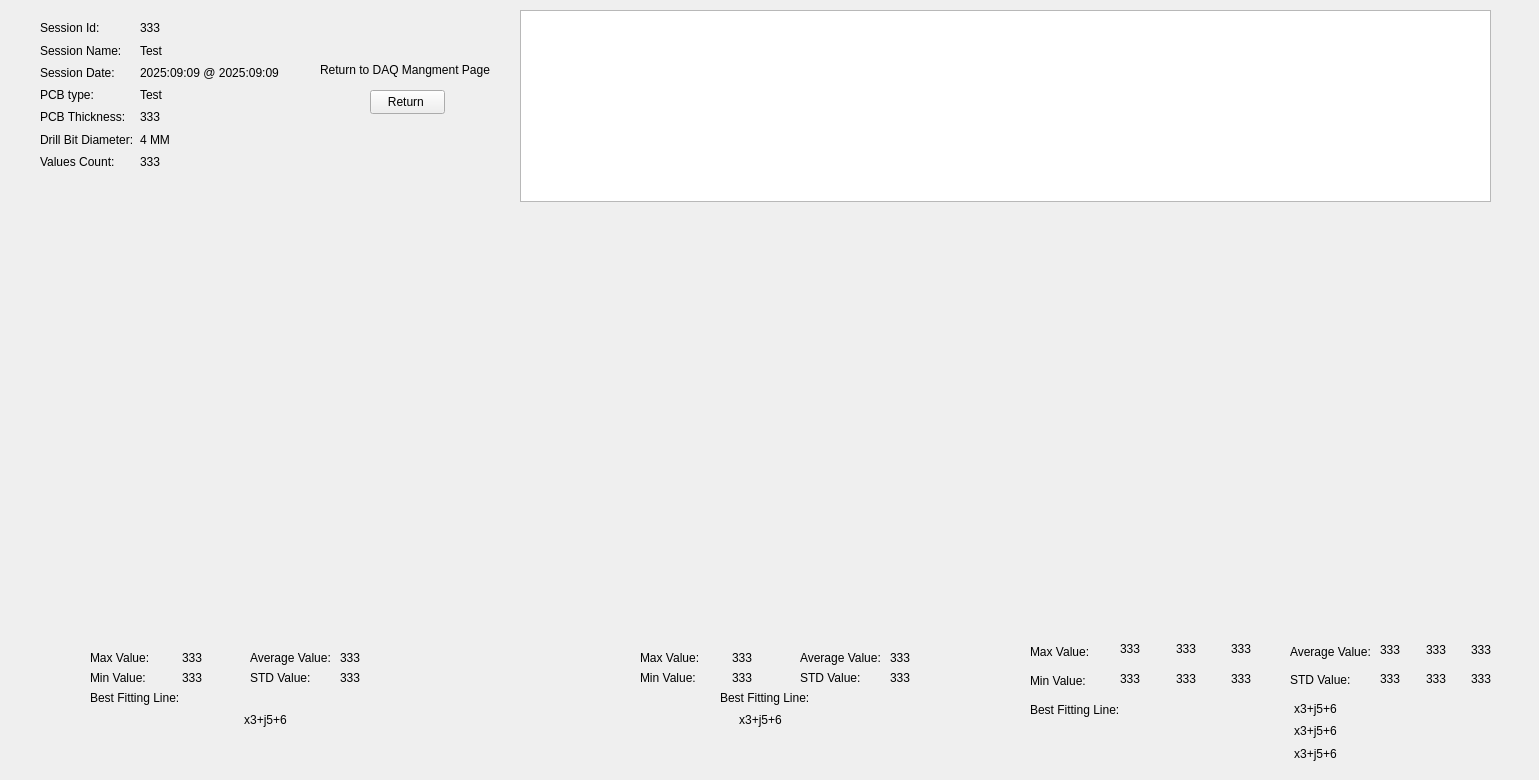
    <widget class="QWidget" name="DAQanalysis">
     <attribute name="title">
      <string>DAQ Analysis</string>
     </attribute>
     <widget class="QWidget" name="centwidget" native="true">
      <property name="geometry">
       <rect>
        <x>0</x>
        <y>0</y>
        <width>1530</width>
        <height>771</height>
       </rect>
      </property>
      <property name="styleSheet">
       <string notr="true">
QWidget#centwidget {
    background-color: qlineargradient(
        spread:pad, x1:0, y1:0, x2:0, y2:1,
        stop:0 palette(window), stop:1 palette(window)
    );
    padding: 10px;
    border: 1px solid palette(window);
}</string>
      </property>
      <widget class="QPushButton" name="pushButton_3">
       <property name="geometry">
        <rect>
         <x>370</x>
         <y>90</y>
         <width>75</width>
         <height>24</height>
        </rect>
       </property>
       <property name="text">
        <string>Return </string>
       </property>
      </widget>
      <widget class="QLabel" name="label_90">
       <property name="geometry">
        <rect>
         <x>320</x>
         <y>60</y>
         <width>171</width>
         <height>20</height>
        </rect>
       </property>
       <property name="text">
        <string>Return to DAQ Mangment Page</string>
       </property>
      </widget>
      <widget class="QWidget" name="widget_2" native="true">
       <property name="geometry">
        <rect>
         <x>0</x>
         <y>210</y>
         <width>491</width>
         <height>531</height>
        </rect>
       </property>
       <property name="styleSheet">
        <string notr="true">border-color: rgb(0, 0, 0);</string>
       </property>
       <widget class="MatWidget" name="AmpWidget" native="true">
        <property name="geometry">
         <rect>
          <x>16</x>
          <y>0</y>
          <width>455</width>
          <height>411</height>
         </rect>
        </property>
        <property name="styleSheet">
         <string notr="true">
QWidget#AMPWidget {
    background-color: qlineargradient(
        spread:pad, x1:0, y1:0, x2:0, y2:1,
        stop:0 palette(window), stop:1 black
    );
    padding: 10px;
    border: 1px solid palette(window);
}
</string>
        </property>
       </widget>
       <widget class="QLabel" name="Ampline">
        <property name="geometry">
         <rect>
          <x>90</x>
          <y>500</y>
          <width>351</width>
          <height>20</height>
         </rect>
        </property>
        <property name="text">
         <string>x3+j5+6</string>
        </property>
        <property name="alignment">
         <set>Qt::AlignmentFlag::AlignCenter</set>
        </property>
       </widget>
       <widget class="QLabel" name="label_99">
        <property name="geometry">
         <rect>
          <x>90</x>
          <y>460</y>
          <width>61</width>
          <height>16</height>
         </rect>
        </property>
        <property name="text">
         <string>Min Value:</string>
        </property>
       </widget>
       <widget class="QLabel" name="label_107">
        <property name="geometry">
         <rect>
          <x>90</x>
          <y>480</y>
          <width>91</width>
          <height>16</height>
         </rect>
        </property>
        <property name="text">
         <string>Best Fitting Line:</string>
        </property>
       </widget>
       <widget class="QLabel" name="label_100">
        <property name="geometry">
         <rect>
          <x>250</x>
          <y>440</y>
          <width>81</width>
          <height>16</height>
         </rect>
        </property>
        <property name="text">
         <string>Average Value:</string>
        </property>
       </widget>
       <widget class="QLabel" name="label_101">
        <property name="geometry">
         <rect>
          <x>250</x>
          <y>460</y>
          <width>81</width>
          <height>16</height>
         </rect>
        </property>
        <property name="text">
         <string>STD Value:</string>
        </property>
       </widget>
       <widget class="QLabel" name="label_98">
        <property name="geometry">
         <rect>
          <x>90</x>
          <y>440</y>
          <width>61</width>
          <height>16</height>
         </rect>
        </property>
        <property name="text">
         <string>Max Value:</string>
        </property>
       </widget>
       <widget class="QLabel" name="Ampmax">
        <property name="geometry">
         <rect>
          <x>182</x>
          <y>440</y>
          <width>41</width>
          <height>16</height>
         </rect>
        </property>
        <property name="text">
         <string>333</string>
        </property>
       </widget>
       <widget class="QLabel" name="Ampstd">
        <property name="geometry">
         <rect>
          <x>340</x>
          <y>460</y>
          <width>41</width>
          <height>16</height>
         </rect>
        </property>
        <property name="text">
         <string>333</string>
        </property>
       </widget>
       <widget class="QLabel" name="Ampavg">
        <property name="geometry">
         <rect>
          <x>340</x>
          <y>440</y>
          <width>41</width>
          <height>16</height>
         </rect>
        </property>
        <property name="text">
         <string>333</string>
        </property>
       </widget>
       <widget class="QLabel" name="Ampmin">
        <property name="geometry">
         <rect>
          <x>182</x>
          <y>460</y>
          <width>41</width>
          <height>16</height>
         </rect>
        </property>
        <property name="text">
         <string>333</string>
        </property>
       </widget>
      </widget>
      <widget class="QWidget" name="widget_3" native="true">
       <property name="geometry">
        <rect>
         <x>500</x>
         <y>210</y>
         <width>511</width>
         <height>531</height>
        </rect>
       </property>
       <widget class="MatWidget" name="TempWidget" native="true">
        <property name="geometry">
         <rect>
          <x>22</x>
          <y>0</y>
          <width>465</width>
          <height>411</height>
         </rect>
        </property>
        <property name="styleSheet">
         <string notr="true">
QWidget#TempWidget {
    background-color: qlineargradient(
        spread:pad, x1:0, y1:0, x2:0, y2:1,
        stop:0 palette(window), stop:1 black
    );
    padding: 10px;
    border: 1px solid palette(window);
}
</string>
        </property>
       </widget>
       <widget class="QLabel" name="label_111">
        <property name="geometry">
         <rect>
          <x>140</x>
          <y>460</y>
          <width>61</width>
          <height>16</height>
         </rect>
        </property>
        <property name="text">
         <string>Min Value:</string>
        </property>
       </widget>
       <widget class="QLabel" name="label_110">
        <property name="geometry">
         <rect>
          <x>140</x>
          <y>440</y>
          <width>61</width>
          <height>16</height>
         </rect>
        </property>
        <property name="text">
         <string>Max Value:</string>
        </property>
       </widget>
       <widget class="QLabel" name="Templine">
        <property name="geometry">
         <rect>
          <x>110</x>
          <y>500</y>
          <width>301</width>
          <height>20</height>
         </rect>
        </property>
        <property name="text">
         <string>x3+j5+6</string>
        </property>
        <property name="alignment">
         <set>Qt::AlignmentFlag::AlignCenter</set>
        </property>
       </widget>
       <widget class="QLabel" name="Tempmax">
        <property name="geometry">
         <rect>
          <x>232</x>
          <y>440</y>
          <width>41</width>
          <height>16</height>
         </rect>
        </property>
        <property name="text">
         <string>333</string>
        </property>
       </widget>
       <widget class="QLabel" name="Tempavg">
        <property name="geometry">
         <rect>
          <x>390</x>
          <y>440</y>
          <width>41</width>
          <height>16</height>
         </rect>
        </property>
        <property name="text">
         <string>333</string>
        </property>
       </widget>
       <widget class="QLabel" name="label_113">
        <property name="geometry">
         <rect>
          <x>300</x>
          <y>440</y>
          <width>81</width>
          <height>16</height>
         </rect>
        </property>
        <property name="text">
         <string>Average Value:</string>
        </property>
       </widget>
       <widget class="QLabel" name="label_117">
        <property name="geometry">
         <rect>
          <x>220</x>
          <y>480</y>
          <width>91</width>
          <height>16</height>
         </rect>
        </property>
        <property name="text">
         <string>Best Fitting Line:</string>
        </property>
       </widget>
       <widget class="QLabel" name="Tempmin">
        <property name="geometry">
         <rect>
          <x>232</x>
          <y>460</y>
          <width>41</width>
          <height>16</height>
         </rect>
        </property>
        <property name="text">
         <string>333</string>
        </property>
       </widget>
       <widget class="QLabel" name="label_109">
        <property name="geometry">
         <rect>
          <x>300</x>
          <y>460</y>
          <width>81</width>
          <height>16</height>
         </rect>
        </property>
        <property name="text">
         <string>STD Value:</string>
        </property>
       </widget>
       <widget class="QLabel" name="Tempstd">
        <property name="geometry">
         <rect>
          <x>390</x>
          <y>460</y>
          <width>41</width>
          <height>16</height>
         </rect>
        </property>
        <property name="text">
         <string>333</string>
        </property>
       </widget>
      </widget>
      <widget class="QWidget" name="widget_4" native="true">
       <property name="geometry">
        <rect>
         <x>1020</x>
         <y>200</y>
         <width>491</width>
         <height>571</height>
        </rect>
       </property>
       <widget class="MatWidget" name="VibWidget" native="true">
        <property name="geometry">
         <rect>
          <x>10</x>
          <y>10</y>
          <width>470</width>
          <height>411</height>
         </rect>
        </property>
        <property name="styleSheet">
         <string notr="true">
QWidget#VibWidget {
    background-color: qlineargradient(
        spread:pad, x1:0, y1:0, x2:0, y2:1,
        stop:0 palette(window), stop:1 black
    );
    padding: 10px;
    border: 1px solid palette(window);
}
</string>
        </property>
       </widget>
       <widget class="QWidget" name="layoutWidget">
        <property name="geometry">
         <rect>
          <x>100</x>
          <y>440</y>
          <width>161</width>
          <height>18</height>
         </rect>
        </property>
        <layout class="QHBoxLayout" name="horizontalLayout_6">
         <item>
          <widget class="QLabel" name="txmax">
           <property name="text">
            <string>333</string>
           </property>
          </widget>
         </item>
         <item>
          <widget class="QLabel" name="tymax">
           <property name="text">
            <string>333</string>
           </property>
          </widget>
         </item>
         <item>
          <widget class="QLabel" name="tzmax">
           <property name="text">
            <string>333</string>
           </property>
          </widget>
         </item>
        </layout>
       </widget>
       <widget class="QWidget" name="layoutWidget">
        <property name="geometry">
         <rect>
          <x>270</x>
          <y>440</y>
          <width>80</width>
          <height>51</height>
         </rect>
        </property>
        <layout class="QVBoxLayout" name="verticalLayout_3">
         <item>
          <widget class="QLabel" name="label_129">
           <property name="text">
            <string>Average Value:</string>
           </property>
          </widget>
         </item>
         <item>
          <widget class="QLabel" name="label_137">
           <property name="text">
            <string>STD Value:</string>
           </property>
          </widget>
         </item>
        </layout>
       </widget>
       <widget class="QWidget" name="layoutWidget">
        <property name="geometry">
         <rect>
          <x>10</x>
          <y>440</y>
          <width>89</width>
          <height>81</height>
         </rect>
        </property>
        <layout class="QVBoxLayout" name="verticalLayout_2">
         <item>
          <widget class="QLabel" name="label_130">
           <property name="text">
            <string>Max Value:</string>
           </property>
          </widget>
         </item>
         <item>
          <widget class="QLabel" name="label_135">
           <property name="text">
            <string>Min Value:</string>
           </property>
          </widget>
         </item>
         <item>
          <widget class="QLabel" name="label_132">
           <property name="text">
            <string>Best Fitting Line:</string>
           </property>
          </widget>
         </item>
        </layout>
       </widget>
       <widget class="QWidget" name="layoutWidget">
        <property name="geometry">
         <rect>
          <x>360</x>
          <y>440</y>
          <width>131</width>
          <height>20</height>
         </rect>
        </property>
        <layout class="QHBoxLayout" name="horizontalLayout_8">
         <item>
          <widget class="QLabel" name="txavg">
           <property name="text">
            <string>333</string>
           </property>
          </widget>
         </item>
         <item>
          <widget class="QLabel" name="tyavg">
           <property name="text">
            <string>333</string>
           </property>
          </widget>
         </item>
         <item>
          <widget class="QLabel" name="tzavg">
           <property name="text">
            <string>333</string>
           </property>
          </widget>
         </item>
        </layout>
       </widget>
       <widget class="QWidget" name="layoutWidget">
        <property name="geometry">
         <rect>
          <x>360</x>
          <y>470</y>
          <width>131</width>
          <height>18</height>
         </rect>
        </property>
        <layout class="QHBoxLayout" name="horizontalLayout_9">
         <item>
          <widget class="QLabel" name="txstd">
           <property name="text">
            <string>333</string>
           </property>
          </widget>
         </item>
         <item>
          <widget class="QLabel" name="tystd">
           <property name="text">
            <string>333</string>
           </property>
          </widget>
         </item>
         <item>
          <widget class="QLabel" name="tzstd">
           <property name="text">
            <string>333</string>
           </property>
          </widget>
         </item>
        </layout>
       </widget>
       <widget class="QWidget" name="layoutWidget">
        <property name="geometry">
         <rect>
          <x>100</x>
          <y>470</y>
          <width>161</width>
          <height>18</height>
         </rect>
        </property>
        <layout class="QHBoxLayout" name="horizontalLayout_7">
         <item>
          <widget class="QLabel" name="txmin">
           <property name="text">
            <string>333</string>
           </property>
          </widget>
         </item>
         <item>
          <widget class="QLabel" name="tymin">
           <property name="text">
            <string>333</string>
           </property>
          </widget>
         </item>
         <item>
          <widget class="QLabel" name="tzmin">
           <property name="text">
            <string>333</string>
           </property>
          </widget>
         </item>
        </layout>
       </widget>
       <widget class="QWidget" name="layoutWidget">
        <property name="geometry">
         <rect>
          <x>100</x>
          <y>500</y>
          <width>391</width>
          <height>62</height>
         </rect>
        </property>
        <layout class="QVBoxLayout" name="verticalLayout_6">
         <item>
          <widget class="QLabel" name="tzline">
           <property name="text">
            <string>x3+j5+6</string>
           </property>
           <property name="alignment">
            <set>Qt::AlignmentFlag::AlignCenter</set>
           </property>
          </widget>
         </item>
         <item>
          <widget class="QLabel" name="tyline">
           <property name="text">
            <string>x3+j5+6</string>
           </property>
           <property name="alignment">
            <set>Qt::AlignmentFlag::AlignCenter</set>
           </property>
          </widget>
         </item>
         <item>
          <widget class="QLabel" name="txline">
           <property name="text">
            <string>x3+j5+6</string>
           </property>
           <property name="alignment">
            <set>Qt::AlignmentFlag::AlignCenter</set>
           </property>
          </widget>
         </item>
        </layout>
       </widget>
      </widget>
      <widget class="QTableWidget" name="ParametersDATAtable">
       <property name="geometry">
        <rect>
         <x>520</x>
         <y>10</y>
         <width>971</width>
         <height>192</height>
        </rect>
       </property>
      </widget>
      <widget class="QWidget" name="layoutWidget">
       <property name="geometry">
        <rect>
         <x>40</x>
         <y>20</y>
         <width>95</width>
         <height>150</height>
        </rect>
       </property>
       <layout class="QVBoxLayout" name="verticalLayout_4">
        <item>
         <widget class="QLabel" name="re">
          <property name="text">
           <string>Session Id:</string>
          </property>
         </widget>
        </item>
        <item>
         <widget class="QLabel" name="gd4">
          <property name="text">
           <string>Session Name:</string>
          </property>
         </widget>
        </item>
        <item>
         <widget class="QLabel" name="rege5">
          <property name="text">
           <string>Session Date:</string>
          </property>
         </widget>
        </item>
        <item>
         <widget class="QLabel" name="ggd4">
          <property name="text">
           <string>PCB type:</string>
          </property>
         </widget>
        </item>
        <item>
         <widget class="QLabel" name="f34">
          <property name="text">
           <string>PCB Thickness:</string>
          </property>
         </widget>
        </item>
        <item>
         <widget class="QLabel" name="ggdrg4">
          <property name="text">
           <string>Drill Bit Diameter:</string>
          </property>
         </widget>
        </item>
        <item>
         <widget class="QLabel" name="dg4">
          <property name="text">
           <string>Values Count:</string>
          </property>
         </widget>
        </item>
       </layout>
      </widget>
      <widget class="QWidget" name="layoutWidget">
       <property name="geometry">
        <rect>
         <x>140</x>
         <y>20</y>
         <width>141</width>
         <height>150</height>
        </rect>
       </property>
       <layout class="QVBoxLayout" name="verticalLayout_5">
        <item>
         <widget class="QLabel" name="DPSSid">
          <property name="text">
           <string>333</string>
          </property>
         </widget>
        </item>
        <item>
         <widget class="QLabel" name="DPSSNM">
          <property name="text">
           <string>Test</string>
          </property>
         </widget>
        </item>
        <item>
         <widget class="QLabel" name="DPSSdt">
          <property name="text">
           <string>2025:09:09 @ 2025:09:09</string>
          </property>
         </widget>
        </item>
        <item>
         <widget class="QLabel" name="DPSSpt">
          <property name="text">
           <string>Test</string>
          </property>
         </widget>
        </item>
        <item>
         <widget class="QLabel" name="DPSSptck">
          <property name="text">
           <string>333</string>
          </property>
         </widget>
        </item>
        <item>
         <widget class="QLabel" name="DPSSdim">
          <property name="text">
           <string>4 MM</string>
          </property>
         </widget>
        </item>
        <item>
         <widget class="QLabel" name="DPSSvc">
          <property name="text">
           <string>333</string>
          </property>
         </widget>
        </item>
       </layout>
      </widget>
     </widget>
    </widget>
